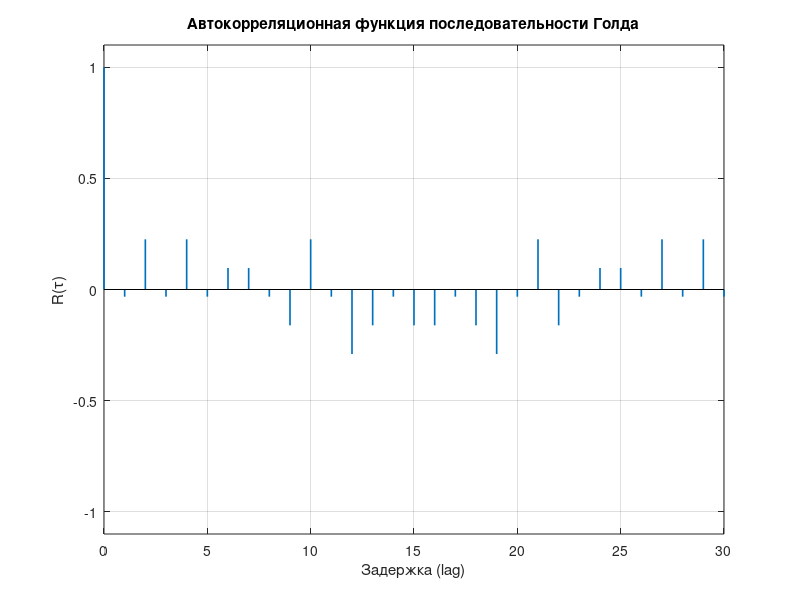
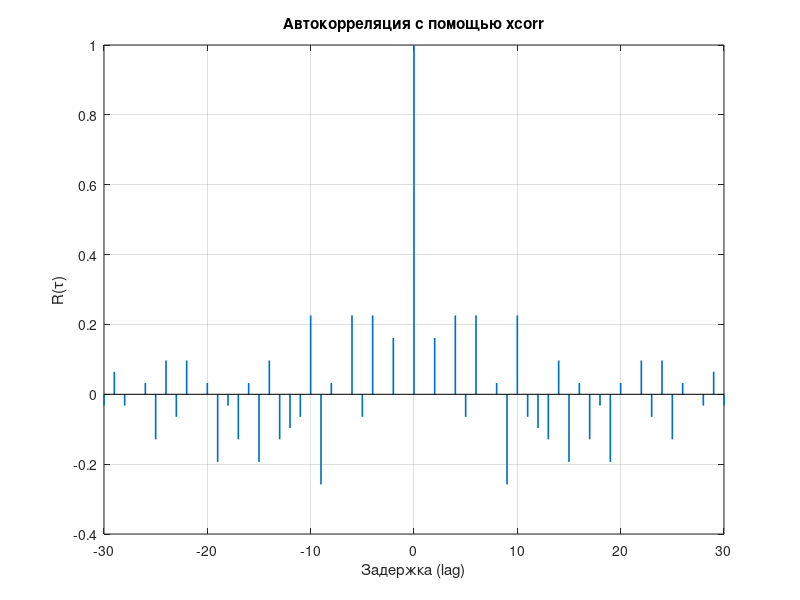

Recreate these plots in MATLAB, in order. (Note: this script raises an error after producing the figures.)
N = 31;
X = [1, 0, 0, 1, 1];   % 19
Y = [1, 1, 0, 1, 0];   % 26

Gold = zeros(1, N);

fprintf('Такт | Регистр X | выхX | Регистр Y | выхY | Голд\n');
fprintf('-----+-----------+------+-----------+------+-----\n');

for t = 0:N-1

    outX = X(5);
    outY = Y(5);

    Gold(t+1) = bitxor(outX, outY);

    fprintf('%4d | ', t);
    fprintf('%d ', X);
    fprintf('|  %d   | ', outX);
    fprintf('%d ', Y);
    fprintf('|  %d   |  %d\n', outY, Gold(t+1));

    newX = bitxor(X(4), X(5));
    newY = bitxor(Y(2), Y(5));

    X = [newX, X(1:4)];
    Y = [newY, Y(1:4)];
end

fprintf('\nПолная последовательность Голда:\n');
fprintf('%d', Gold);
fprintf('\n\n');

fprintf('Автокорреляция\n');
fprintf('Сдвиг | Последовательность после сдвига | Совп. | Несовп. |   R(tau)\n');
fprintf('------+---------------------------------+-------+---------+----------\n');

R_values = zeros(1, N);

for shift = 0:N-1

    same = 0;
    diff = 0;

    fprintf('%5d | ', shift);

    for i = 0:N-1

        bit = Gold(mod(i + shift, N) + 1);

        fprintf('%d', bit);

        if Gold(i+1) == bit
            same = same + 1;
        else
            diff = diff + 1;
        end
    end

    R = (same - diff) / N;

    R_values(shift+1) = R;

    fprintf(' | %5d | %7d | %8.5f\n', same, diff, R);
end

fprintf('\n\nВторая последовательность (x = 20, y = 21)\n');

X2 = [1, 0, 1, 0, 0];   % 20
Y2 = [1, 0, 1, 0, 1];   % 21

Gold2 = zeros(1, N);

fprintf('Такт | Регистр X | выхX | Регистр Y | выхY | Голд\n');
fprintf('-----+-----------+------+-----------+------+-----\n');

for t = 0:N-1
    outX = X2(5);
    outY = Y2(5);

    Gold2(t+1) = bitxor(outX, outY);

    fprintf('%4d | ', t);
    fprintf('%d ', X2);
    fprintf('|  %d   | ', outX);
    fprintf('%d ', Y2);
    fprintf('|  %d   |  %d\n', outY, Gold2(t+1));

    newX = bitxor(X2(4), X2(5));
    newY = bitxor(Y2(2), Y2(5));

    X2 = [newX, X2(1:4)];
    Y2 = [newY, Y2(1:4)];
end

fprintf('\nВторая последовательность Голда:\n');
fprintf('%d', Gold2);
fprintf('\n\n');

same = 0;
diff = 0;

for i = 1:N

    if Gold(i) == Gold2(i)
        same = same + 1;
    else
        diff = diff + 1;
    end
end

Rxy = (same - diff) / N;

fprintf('Взаимная корреляция (сдвиг 0):\n');
fprintf('R_xy = (%d - %d)/%d = %.5f\n', same, diff, N, Rxy);

figure;
stem(0:N-1, R_values, 'Marker', 'none', 'LineWidth', 1.2);
grid on;
xlabel('Задержка (lag)');
ylabel('R(\tau)');
title('Автокорреляционная функция последовательности Голда');
xlim([0 N-1]);
ylim([-1.1 1.1]);

Gold_bipolar = 2 * Gold - 1;

[R_xcorr, lags] = xcorr(Gold_bipolar, 'coeff');

figure;
stem(lags, R_xcorr, 'Marker', 'none', 'LineWidth', 1.2);
grid on;
xlabel('Задержка (lag)');
ylabel('R(\tau)');
title('Автокорреляция с помощью xcorr');

figure;
autocorr(Gold_bipolar, N-1);
grid on;
title('Автокорреляция с помощью autocorr');
